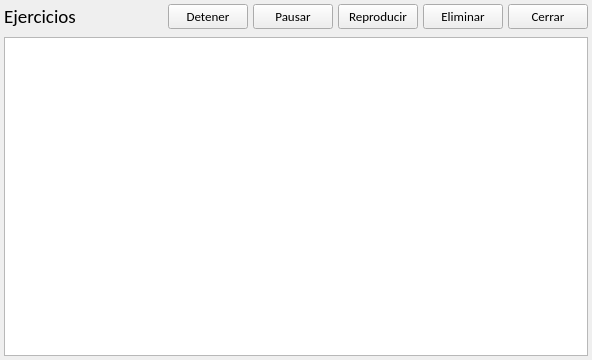
<?xml version="1.0" encoding="UTF-8"?>
<ui version="4.0">
 <class>gestor_ejercicios</class>
 <widget class="QWidget" name="gestor_ejercicios">
  <property name="geometry">
   <rect>
    <x>0</x>
    <y>0</y>
    <width>592</width>
    <height>360</height>
   </rect>
  </property>
  <property name="windowTitle">
   <string>gestor_ejercicios</string>
  </property>
  <layout class="QVBoxLayout" name="layout_gestor">
   <property name="spacing">
    <number>4</number>
   </property>
   <property name="leftMargin">
    <number>4</number>
   </property>
   <property name="topMargin">
    <number>4</number>
   </property>
   <property name="rightMargin">
    <number>4</number>
   </property>
   <property name="bottomMargin">
    <number>4</number>
   </property>
   <item>
    <layout class="QHBoxLayout" name="layout_botones">
     <property name="spacing">
      <number>5</number>
     </property>
     <property name="leftMargin">
      <number>0</number>
     </property>
     <property name="topMargin">
      <number>0</number>
     </property>
     <item>
      <widget class="QLabel" name="lbl_ejercicios">
       <property name="font">
        <font>
         <family>Calibri</family>
         <pointsize>14</pointsize>
        </font>
       </property>
       <property name="text">
        <string>Ejercicios</string>
       </property>
      </widget>
     </item>
     <item>
      <widget class="QPushButton" name="btn_detener">
       <property name="sizePolicy">
        <sizepolicy hsizetype="Maximum" vsizetype="Fixed">
         <horstretch>0</horstretch>
         <verstretch>0</verstretch>
        </sizepolicy>
       </property>
       <property name="font">
        <font>
         <family>Calibri</family>
         <pointsize>10</pointsize>
        </font>
       </property>
       <property name="text">
        <string>Detener</string>
       </property>
      </widget>
     </item>
     <item>
      <widget class="QPushButton" name="btn_pausar">
       <property name="sizePolicy">
        <sizepolicy hsizetype="Maximum" vsizetype="Fixed">
         <horstretch>0</horstretch>
         <verstretch>0</verstretch>
        </sizepolicy>
       </property>
       <property name="font">
        <font>
         <family>Calibri</family>
         <pointsize>10</pointsize>
        </font>
       </property>
       <property name="text">
        <string>Pausar</string>
       </property>
      </widget>
     </item>
     <item>
      <widget class="QPushButton" name="btn_ver">
       <property name="sizePolicy">
        <sizepolicy hsizetype="Maximum" vsizetype="Fixed">
         <horstretch>0</horstretch>
         <verstretch>0</verstretch>
        </sizepolicy>
       </property>
       <property name="font">
        <font>
         <family>Calibri</family>
         <pointsize>10</pointsize>
        </font>
       </property>
       <property name="text">
        <string>Reproducir</string>
       </property>
      </widget>
     </item>
     <item>
      <widget class="QPushButton" name="btn_eliminar">
       <property name="sizePolicy">
        <sizepolicy hsizetype="Maximum" vsizetype="Fixed">
         <horstretch>0</horstretch>
         <verstretch>0</verstretch>
        </sizepolicy>
       </property>
       <property name="font">
        <font>
         <family>Calibri</family>
         <pointsize>10</pointsize>
        </font>
       </property>
       <property name="text">
        <string>Eliminar</string>
       </property>
      </widget>
     </item>
     <item>
      <widget class="QPushButton" name="btn_cerrar">
       <property name="sizePolicy">
        <sizepolicy hsizetype="Maximum" vsizetype="Fixed">
         <horstretch>0</horstretch>
         <verstretch>0</verstretch>
        </sizepolicy>
       </property>
       <property name="font">
        <font>
         <family>Calibri</family>
         <pointsize>10</pointsize>
        </font>
       </property>
       <property name="text">
        <string>Cerrar</string>
       </property>
      </widget>
     </item>
    </layout>
   </item>
   <item>
    <widget class="QWidget" name="widget_visualizacion" native="true">
     <layout class="QVBoxLayout" name="layout_visualizacion">
      <property name="spacing">
       <number>0</number>
      </property>
      <property name="leftMargin">
       <number>0</number>
      </property>
      <property name="topMargin">
       <number>0</number>
      </property>
      <property name="rightMargin">
       <number>0</number>
      </property>
      <property name="bottomMargin">
       <number>0</number>
      </property>
     </layout>
    </widget>
   </item>
   <item>
    <widget class="QTableWidget" name="tabla_ejercicios">
     <property name="sizePolicy">
      <sizepolicy hsizetype="Expanding" vsizetype="Expanding">
       <horstretch>0</horstretch>
       <verstretch>0</verstretch>
      </sizepolicy>
     </property>
     <property name="editTriggers">
      <set>QAbstractItemView::NoEditTriggers</set>
     </property>
     <property name="alternatingRowColors">
      <bool>true</bool>
     </property>
     <property name="selectionMode">
      <enum>QAbstractItemView::SingleSelection</enum>
     </property>
     <property name="selectionBehavior">
      <enum>QAbstractItemView::SelectRows</enum>
     </property>
    </widget>
   </item>
  </layout>
 </widget>
 <layoutdefault spacing="6" margin="11"/>
 <resources/>
 <connections/>
</ui>
